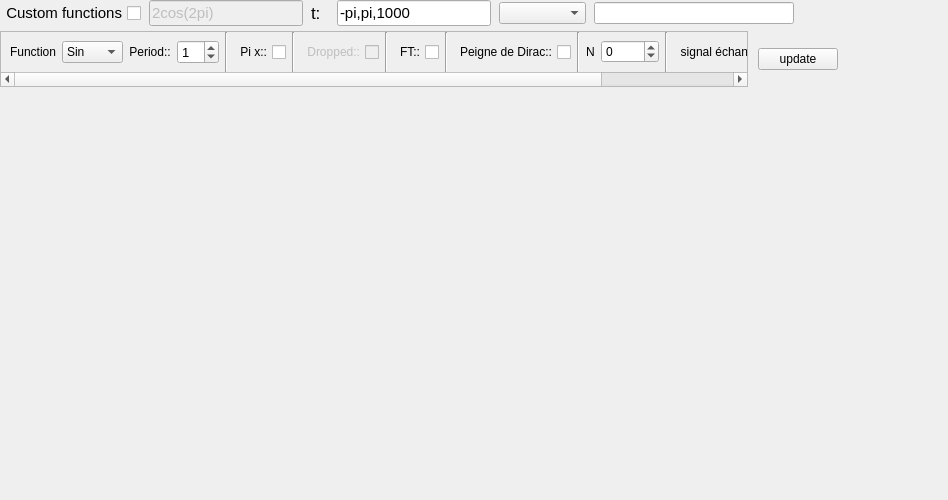
<?xml version="1.0" encoding="UTF-8"?>
<ui version="4.0">
 <class>test</class>
 <widget class="QWidget" name="test">
  <property name="geometry">
   <rect>
    <x>0</x>
    <y>0</y>
    <width>948</width>
    <height>500</height>
   </rect>
  </property>
  <property name="minimumSize">
   <size>
    <width>600</width>
    <height>500</height>
   </size>
  </property>
  <property name="acceptDrops">
   <bool>true</bool>
  </property>
  <property name="windowTitle">
   <string>test</string>
  </property>
  <layout class="QGridLayout" name="gridLayout">
   <property name="sizeConstraint">
    <enum>QLayout::SetMinimumSize</enum>
   </property>
   <property name="leftMargin">
    <number>0</number>
   </property>
   <property name="topMargin">
    <number>0</number>
   </property>
   <property name="rightMargin">
    <number>0</number>
   </property>
   <property name="bottomMargin">
    <number>0</number>
   </property>
   <property name="horizontalSpacing">
    <number>0</number>
   </property>
   <item row="1" column="0">
    <layout class="QVBoxLayout" name="verticalLayout">
     <item>
      <layout class="QHBoxLayout" name="horizontalLayout_2">
       <property name="spacing">
        <number>8</number>
       </property>
       <item>
        <widget class="QCheckBox" name="custFunc">
         <property name="font">
          <font>
           <pointsize>11</pointsize>
          </font>
         </property>
         <property name="layoutDirection">
          <enum>Qt::RightToLeft</enum>
         </property>
         <property name="text">
          <string>Custom functions</string>
         </property>
         <property name="iconSize">
          <size>
           <width>16</width>
           <height>16</height>
          </size>
         </property>
        </widget>
       </item>
       <item>
        <widget class="QLineEdit" name="funcText">
         <property name="enabled">
          <bool>false</bool>
         </property>
         <property name="sizePolicy">
          <sizepolicy hsizetype="Expanding" vsizetype="Fixed">
           <horstretch>0</horstretch>
           <verstretch>0</verstretch>
          </sizepolicy>
         </property>
         <property name="minimumSize">
          <size>
           <width>0</width>
           <height>0</height>
          </size>
         </property>
         <property name="font">
          <font>
           <pointsize>11</pointsize>
          </font>
         </property>
         <property name="toolTip">
          <string>xcos(yPI)
z+xsin(yPI)
z-xsinc(yPI)</string>
         </property>
         <property name="text">
          <string>2cos(2pi)</string>
         </property>
        </widget>
       </item>
       <item>
        <widget class="QLabel" name="tLab">
         <property name="minimumSize">
          <size>
           <width>18</width>
           <height>0</height>
          </size>
         </property>
         <property name="font">
          <font>
           <pointsize>13</pointsize>
          </font>
         </property>
         <property name="text">
          <string>t:</string>
         </property>
        </widget>
       </item>
       <item>
        <widget class="QLineEdit" name="tTextField">
         <property name="font">
          <font>
           <pointsize>11</pointsize>
          </font>
         </property>
         <property name="toolTip">
          <string/>
         </property>
         <property name="statusTip">
          <string/>
         </property>
         <property name="text">
          <string>-pi,pi,1000</string>
         </property>
         <property name="placeholderText">
          <string/>
         </property>
         <property name="clearButtonEnabled">
          <bool>false</bool>
         </property>
        </widget>
       </item>
       <item>
        <widget class="QComboBox" name="calFunc">
         <item>
          <property name="text">
           <string/>
          </property>
         </item>
         <item>
          <property name="text">
           <string>Moyenne</string>
          </property>
         </item>
         <item>
          <property name="text">
           <string>Puissance</string>
          </property>
         </item>
        </widget>
       </item>
       <item>
        <widget class="QLineEdit" name="calResult">
         <property name="minimumSize">
          <size>
           <width>200</width>
           <height>0</height>
          </size>
         </property>
         <property name="toolTip">
          <string/>
         </property>
         <property name="readOnly">
          <bool>true</bool>
         </property>
         <property name="placeholderText">
          <string/>
         </property>
         <property name="cursorMoveStyle">
          <enum>Qt::LogicalMoveStyle</enum>
         </property>
         <property name="clearButtonEnabled">
          <bool>false</bool>
         </property>
        </widget>
       </item>
       <item>
        <spacer name="horizontalSpacer">
         <property name="orientation">
          <enum>Qt::Horizontal</enum>
         </property>
         <property name="sizeHint" stdset="0">
          <size>
           <width>40</width>
           <height>20</height>
          </size>
         </property>
        </spacer>
       </item>
      </layout>
     </item>
     <item>
      <layout class="QHBoxLayout" name="horizontalLayout_3">
       <property name="spacing">
        <number>10</number>
       </property>
       <property name="topMargin">
        <number>5</number>
       </property>
       <item>
        <widget class="QScrollArea" name="scrollArea">
         <property name="sizePolicy">
          <sizepolicy hsizetype="Expanding" vsizetype="Fixed">
           <horstretch>0</horstretch>
           <verstretch>0</verstretch>
          </sizepolicy>
         </property>
         <property name="minimumSize">
          <size>
           <width>0</width>
           <height>0</height>
          </size>
         </property>
         <property name="maximumSize">
          <size>
           <width>16777215</width>
           <height>56</height>
          </size>
         </property>
         <property name="frameShape">
          <enum>QFrame::StyledPanel</enum>
         </property>
         <property name="frameShadow">
          <enum>QFrame::Raised</enum>
         </property>
         <property name="lineWidth">
          <number>1</number>
         </property>
         <property name="midLineWidth">
          <number>0</number>
         </property>
         <property name="widgetResizable">
          <bool>true</bool>
         </property>
         <widget class="QWidget" name="scrollAreaWidgetContents">
          <property name="geometry">
           <rect>
            <x>-46</x>
            <y>0</y>
            <width>824</width>
            <height>37</height>
           </rect>
          </property>
          <layout class="QHBoxLayout" name="horizontalLayout_4">
           <property name="spacing">
            <number>6</number>
           </property>
           <property name="topMargin">
            <number>0</number>
           </property>
           <property name="bottomMargin">
            <number>0</number>
           </property>
           <item>
            <widget class="QLabel" name="label">
             <property name="text">
              <string>Function</string>
             </property>
            </widget>
           </item>
           <item>
            <widget class="QComboBox" name="funcType">
             <item>
              <property name="text">
               <string>Sin</string>
              </property>
             </item>
             <item>
              <property name="text">
               <string>SinC</string>
              </property>
             </item>
             <item>
              <property name="text">
               <string>Cos</string>
              </property>
             </item>
             <item>
              <property name="text">
               <string>Carré</string>
              </property>
             </item>
            </widget>
           </item>
           <item>
            <widget class="QLabel" name="label_2">
             <property name="text">
              <string>Period::</string>
             </property>
             <property name="alignment">
              <set>Qt::AlignCenter</set>
             </property>
            </widget>
           </item>
           <item>
            <widget class="QSpinBox" name="periodSpin">
             <property name="font">
              <font>
               <pointsize>10</pointsize>
              </font>
             </property>
             <property name="toolTip">
              <string>Period of a function
ex: 2pi, 3pi..</string>
             </property>
             <property name="value">
              <number>1</number>
             </property>
            </widget>
           </item>
           <item>
            <widget class="Line" name="line_3">
             <property name="orientation">
              <enum>Qt::Vertical</enum>
             </property>
            </widget>
           </item>
           <item>
            <widget class="QCheckBox" name="piCheck">
             <property name="toolTip">
              <string>Set the x axis to periodic units</string>
             </property>
             <property name="layoutDirection">
              <enum>Qt::RightToLeft</enum>
             </property>
             <property name="text">
              <string>Pi x::</string>
             </property>
             <property name="tristate">
              <bool>false</bool>
             </property>
            </widget>
           </item>
           <item>
            <widget class="Line" name="line_4">
             <property name="orientation">
              <enum>Qt::Vertical</enum>
             </property>
            </widget>
           </item>
           <item>
            <widget class="QCheckBox" name="dropped">
             <property name="enabled">
              <bool>false</bool>
             </property>
             <property name="layoutDirection">
              <enum>Qt::RightToLeft</enum>
             </property>
             <property name="text">
              <string>Dropped::</string>
             </property>
            </widget>
           </item>
           <item>
            <widget class="Line" name="line_5">
             <property name="orientation">
              <enum>Qt::Vertical</enum>
             </property>
            </widget>
           </item>
           <item>
            <widget class="QCheckBox" name="FTBox">
             <property name="toolTip">
              <string>Fourier Transform</string>
             </property>
             <property name="layoutDirection">
              <enum>Qt::RightToLeft</enum>
             </property>
             <property name="text">
              <string>FT::</string>
             </property>
            </widget>
           </item>
           <item>
            <widget class="Line" name="line_6">
             <property name="orientation">
              <enum>Qt::Vertical</enum>
             </property>
            </widget>
           </item>
           <item>
            <widget class="QCheckBox" name="diracComb">
             <property name="toolTip">
              <string>Dirac comb
</string>
             </property>
             <property name="layoutDirection">
              <enum>Qt::RightToLeft</enum>
             </property>
             <property name="text">
              <string>Peigne de Dirac::</string>
             </property>
            </widget>
           </item>
           <item>
            <widget class="Line" name="line_7">
             <property name="orientation">
              <enum>Qt::Vertical</enum>
             </property>
            </widget>
           </item>
           <item>
            <widget class="QLabel" name="label_7">
             <property name="toolTip">
              <string>First N terms of the series</string>
             </property>
             <property name="text">
              <string>N</string>
             </property>
             <property name="alignment">
              <set>Qt::AlignCenter</set>
             </property>
            </widget>
           </item>
           <item>
            <widget class="QSpinBox" name="diracModifier">
             <property name="minimum">
              <number>-9999</number>
             </property>
             <property name="maximum">
              <number>9999</number>
             </property>
            </widget>
           </item>
           <item>
            <widget class="Line" name="line">
             <property name="orientation">
              <enum>Qt::Vertical</enum>
             </property>
            </widget>
           </item>
           <item>
            <widget class="QCheckBox" name="echant">
             <property name="layoutDirection">
              <enum>Qt::RightToLeft</enum>
             </property>
             <property name="text">
              <string>signal échantillonné</string>
             </property>
            </widget>
           </item>
           <item>
            <widget class="QCheckBox" name="spectrogram">
             <property name="layoutDirection">
              <enum>Qt::RightToLeft</enum>
             </property>
             <property name="text">
              <string>Spectrogram</string>
             </property>
            </widget>
           </item>
          </layout>
         </widget>
        </widget>
       </item>
       <item>
        <widget class="QPushButton" name="updateBtn">
         <property name="toolTip">
          <string/>
         </property>
         <property name="toolTipDuration">
          <number>1</number>
         </property>
         <property name="text">
          <string>update</string>
         </property>
        </widget>
       </item>
       <item>
        <spacer name="horizontalSpacer_3">
         <property name="orientation">
          <enum>Qt::Horizontal</enum>
         </property>
         <property name="sizeType">
          <enum>QSizePolicy::Maximum</enum>
         </property>
         <property name="sizeHint" stdset="0">
          <size>
           <width>110</width>
           <height>20</height>
          </size>
         </property>
        </spacer>
       </item>
      </layout>
     </item>
    </layout>
   </item>
   <item row="3" column="0">
    <widget class="MplWidget" name="MplWidget" native="true">
     <property name="sizePolicy">
      <sizepolicy hsizetype="Expanding" vsizetype="Expanding">
       <horstretch>0</horstretch>
       <verstretch>0</verstretch>
      </sizepolicy>
     </property>
     <property name="minimumSize">
      <size>
       <width>303</width>
       <height>300</height>
      </size>
     </property>
     <property name="acceptDrops">
      <bool>true</bool>
     </property>
     <property name="toolTip">
      <string/>
     </property>
    </widget>
   </item>
   <item row="4" column="0">
    <layout class="QHBoxLayout" name="horizontalLayout">
     <property name="spacing">
      <number>10</number>
     </property>
     <property name="sizeConstraint">
      <enum>QLayout::SetDefaultConstraint</enum>
     </property>
     <property name="leftMargin">
      <number>0</number>
     </property>
     <property name="topMargin">
      <number>0</number>
     </property>
     <property name="rightMargin">
      <number>0</number>
     </property>
    </layout>
   </item>
  </layout>
 </widget>
 <customwidgets>
  <customwidget>
   <class>MplWidget</class>
   <extends>QWidget</extends>
   <header>mplwidget.h</header>
   <container>1</container>
  </customwidget>
 </customwidgets>
 <resources/>
 <connections/>
</ui>
